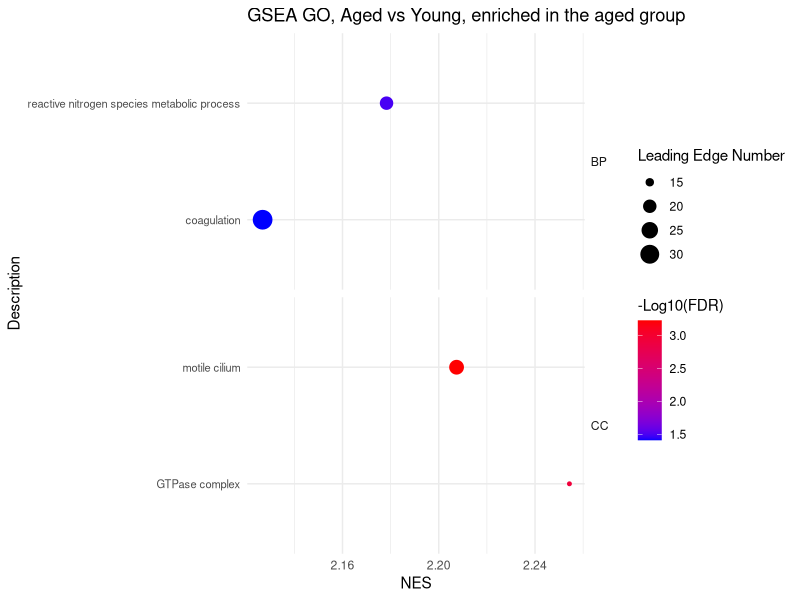
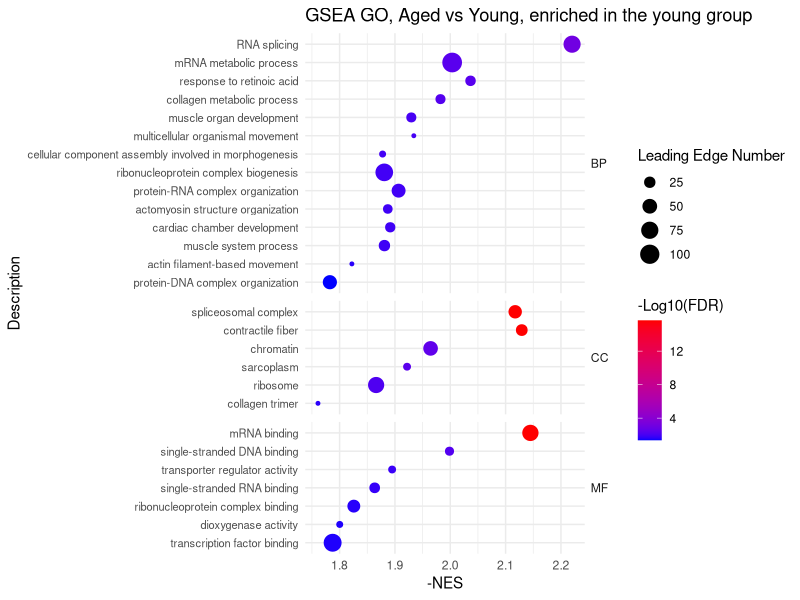
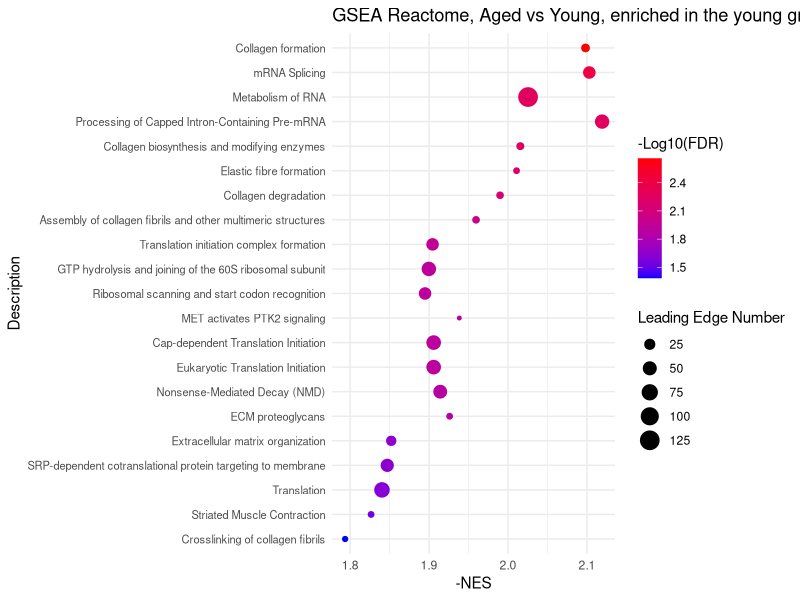
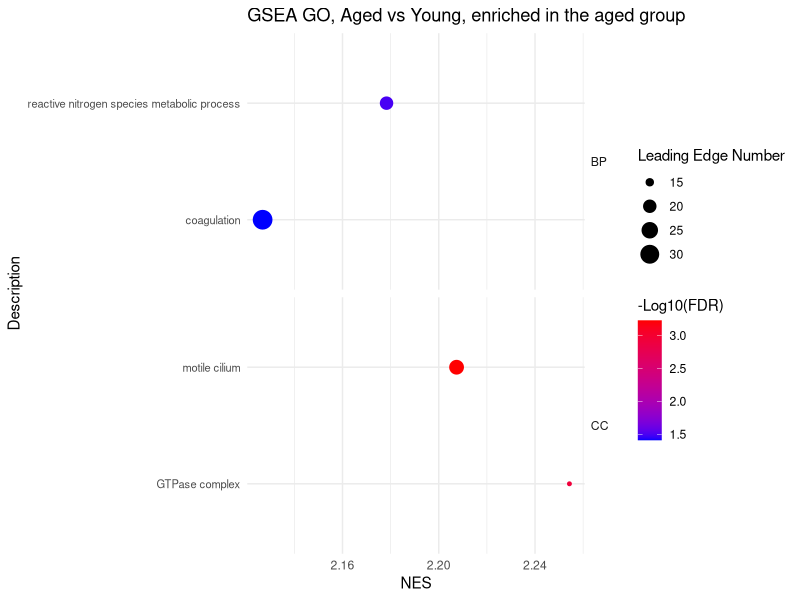
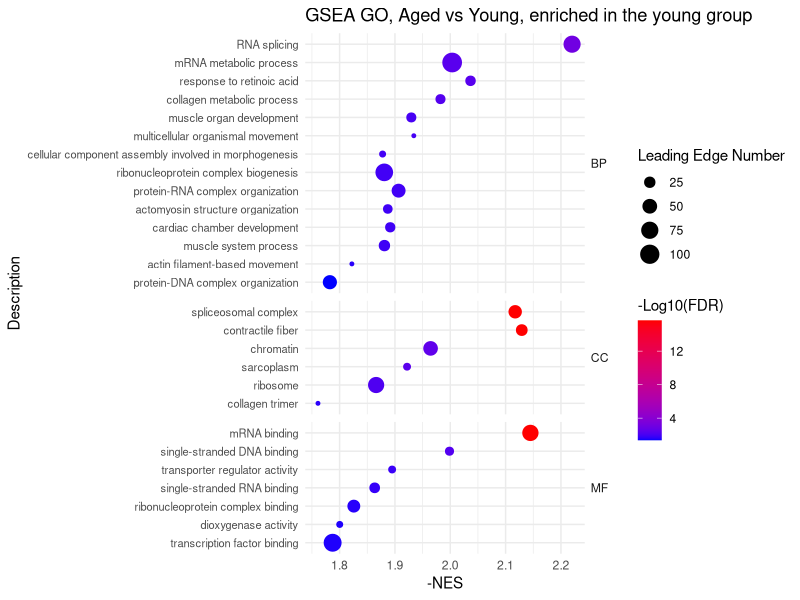
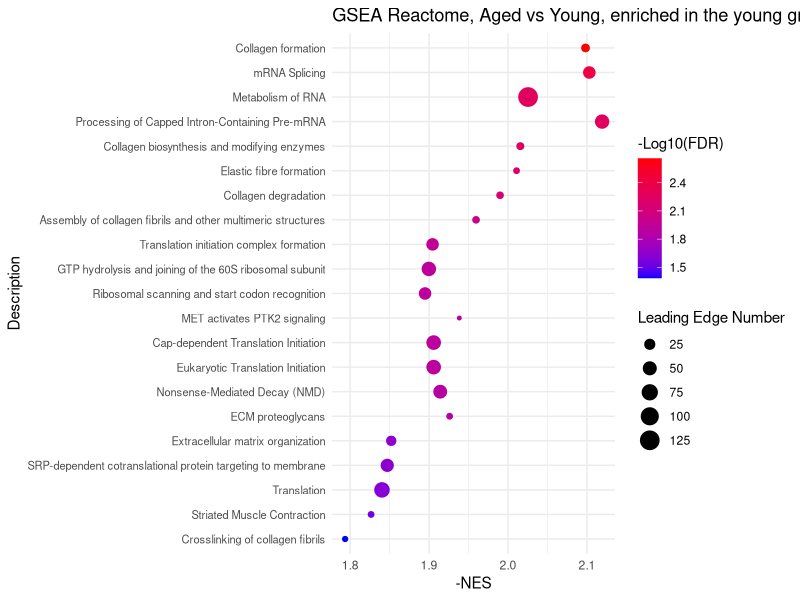

Write R code to recreate these figures, in order.
# =============================================================================
# Script 5 (age_vs_young_GSEA): Dot plots of gene set enrichment analysis
#                               (GSEA) results, Aged vs Young (single-factor)
# =============================================================================
#
# Purpose:
#   Plot pre-computed GSEA results (GO and Reactome) for the Aged vs Young
#   comparison of the single-factor model in Script_4 (A = young adult,
#   Y = peripubertal). This script only draws figures; the enrichment
#   analysis itself was run outside R.
#
# NES direction:
#   Positive NES = gene set enriched in the Aged group (up in Aged - Young);
#   negative NES = enriched in the Young group. For the young-enriched plots
#   (Figures S4b, S4c) the x-axis shows -NES, so all points lie on the
#   positive side; the values in the table are unchanged.
#
# Input (in this folder):
#   - GSEA_summary_aged_vs_young_single_factor.xlsx
#       Selected significant gene sets, one sheet per plot:
#         "GO aged"        (4 GO terms, NES > 0)
#         "GO young"       (27 GO terms, NES < 0)
#         "Reactome young" (21 Reactome pathways, NES < 0)
#       Columns: GO (BP / CC / MF; not in the Reactome sheet), Gene Set,
#       Description, Size, Leading Edge Number, ES, NES, P Value, FDR, and
#       Log10(FDR).
#       Note: "Log10(FDR)" holds -log10(FDR) (positive; larger = more
#       significant). The column keeps this name because Excel reads a header
#       starting with "-" as a formula; the figure legends are labelled
#       "-Log10(FDR)" with labs() below.
#
# Output (written to this folder):
#   - GSEA_age_vs_young_single_factor.pdf
#       3 pages: Figure S4a, Figure S4b, Figure S4c (in this order).
#
# Plot layout (all pages): x = NES (or -NES), y = gene set, point color =
#   -log10(FDR), point size = Leading Edge Number. Gene sets are sorted by
#   -log10(FDR), so the most significant one is at the top.
#
# Run in RStudio: setwd() below requires an interactive RStudio session.
# =============================================================================

# Load required packages.
# readxl: read_excel(); dplyr: arrange() / group_by() / mutate();
# ggplot2: dot plots.
library(readxl)
library(dplyr)
library(ggplot2)


# Set the working directory to this script's folder (RStudio only).
setwd(dirname(rstudioapi::getSourceEditorContext()$path))


# Step 1: GO gene sets enriched in the aged group (Figure S4a) -----------------
up <- read_excel(
  "GSEA_summary_aged_vs_young_single_factor.xlsx",
  sheet = "GO aged"
)


# Sort within each GO category and preserve the order for the y-axis.
# Factor levels are displayed from bottom to top.
up <- up %>%
  dplyr::group_by(GO) %>%
  dplyr::arrange(`Log10(FDR)`, .by_group = TRUE) %>%
  dplyr::ungroup() %>%
  dplyr::mutate(
    Description = factor(Description, levels = unique(Description))
  )


# Map enrichment score, -log10(FDR), and leading-edge size.
p1 <- ggplot(
  up,
  aes(
    x = NES,
    y = Description,
    color = `Log10(FDR)`,
    size = `Leading Edge Number`
  )
) +
  geom_point() +
  scale_colour_gradient(
    low = "blue",
    high = "red",
    space = "Lab",
    na.value = "grey50",
    guide = "colourbar",
    aesthetics = "colour"
  ) +
  ggtitle("GSEA GO, Aged vs Young, enriched in the aged group") +
  labs(colour = "-Log10(FDR)") + # Legend title (column holds -log10(FDR))
  # Separate GO categories with independently sized y-axis panels.
  facet_grid(GO ~ ., scales = "free_y", space = "free_y") +
  theme_minimal() +
  theme(
    axis.text.y = element_text(size = 8),
    strip.text.y = element_text(angle = 0, hjust = 0)
  )
#make Figure S4a
print(p1)


# Step 2: GO gene sets enriched in the young group (Figure S4b) ----------------
down <- read_excel(
  "GSEA_summary_aged_vs_young_single_factor.xlsx",
  sheet = "GO young"
)


# Sort within each GO category and preserve the order for the y-axis.
# Factor levels are displayed from bottom to top.
down <- down %>%
  dplyr::group_by(GO) %>%
  dplyr::arrange(`Log10(FDR)`, .by_group = TRUE) %>%
  dplyr::ungroup() %>%
  dplyr::mutate(
    Description = factor(Description, levels = unique(Description))
  )


# Map enrichment score, -log10(FDR), and leading-edge size.
# Reverse the NES sign for display, preserving the original values in the table.
p2 <- ggplot(
  down,
  aes(
    x = (-1) * NES,
    y = Description,
    color = `Log10(FDR)`,
    size = `Leading Edge Number`
  )
) +
  geom_point() +
  scale_colour_gradient(
    low = "blue",
    high = "red",
    space = "Lab",
    na.value = "grey50",
    guide = "colourbar",
    aesthetics = "colour"
  ) +
  ggtitle("GSEA GO, Aged vs Young, enriched in the young group") +
  labs(x = "-NES", colour = "-Log10(FDR)") + # Axis and legend titles
  # Separate GO categories with independently sized y-axis panels.
  facet_grid(GO ~ ., scales = "free_y", space = "free_y") +
  theme_minimal() +
  theme(
    axis.text.y = element_text(size = 8),
    strip.text.y = element_text(angle = 0, hjust = 0)
  )

#make Figure S4b
print(p2)


# Step 3: Reactome pathways enriched in the young group (Figure S4c) -----------
up <- read_excel(
  "GSEA_summary_aged_vs_young_single_factor.xlsx",
  sheet = "Reactome young"
)


# Sort by increasing -log10(FDR).
# Larger values (more significant) appear higher on the y-axis.
up <- up %>%
  dplyr::arrange(abs(`Log10(FDR)`)) %>%
  dplyr::mutate(
    Description = factor(Description, levels = unique(Description))
  )


# Map enrichment score, -log10(FDR), and leading-edge size.
# Reverse the NES sign for display, preserving the original values in the table.
p3 <- ggplot(
  up,
  aes(
    x = (-1) * NES,
    y = Description,
    color = `Log10(FDR)`,
    size = `Leading Edge Number`
  )
) +
  geom_point() +
  scale_colour_gradient(
    low = "blue",
    high = "red",
    space = "Lab",
    na.value = "grey50",
    guide = "colourbar",
    aesthetics = "colour"
  ) +
  ggtitle("GSEA Reactome, Aged vs Young, enriched in the young group") +
  labs(x = "-NES", colour = "-Log10(FDR)") + # Axis and legend titles
  theme_minimal() +
  theme(axis.text.y = element_text(size = 8))

# make Figure S4c
print(p3)


# Step 4: Save figures ---------------------------------------------------------

# Export the three plots to one PDF (pages: Figure S4a, S4b, S4c).
pdf("GSEA_age_vs_young_single_factor.pdf", width = 11, height = 8.5)
print(p1)
print(p2)
print(p3)
dev.off()


# Save the current workspace (plot objects p1-p3).
save.image("GSEA_aged_vs_young_single_factor.RData")
